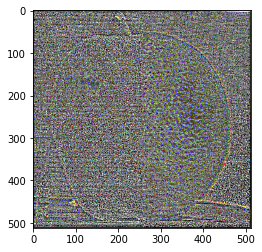
#> input picture Laplacian Blending/image/middle_mix.png, 262 x 252 px, given in place of orange.png, which was not available
$ jupyter execute --allow-errors Laplacian_Blending.ipynb
#> lines starting #> are read from the running program, lines starting #| are printed output that depends on the picture; pictures that were not available may be replaced by others from this repository, and a replacement may not be noted
[cell 1]
import numpy as np
import scipy
from scipy import signal
import matplotlib.pyplot as plt
from PIL import Image

[cell 2]
'''
Script - Do Not Modify
'''
path = ""
# Import Images
orange = Image.open(path + 'orange.png')
#> orange is the input picture: PIL image 262x252 RGBA; mean R, G, B, A 146, 145.9, 143.7, 187
apple = Image.open(path + 'apple.png')
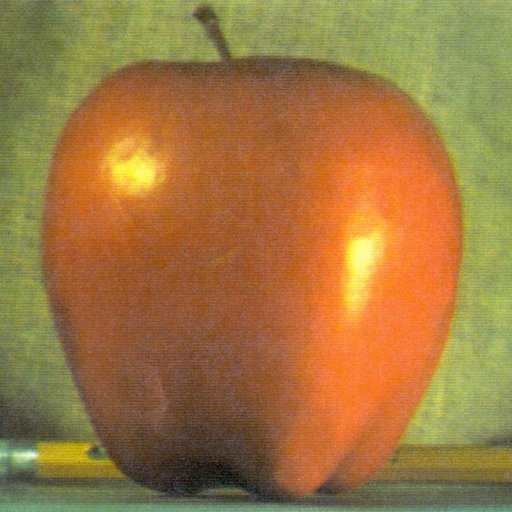
#> input picture Laplacian Blending/apple.png, 512 x 512 px
#> apple is the input picture: PIL image 512x512 RGB; mean R, G, B 159.1, 119.7, 64.8

# Input Image as Numpy Arrays
orange = np.array(orange)
apple = np.array(apple)
plt.imshow(orange)

[cell 3]
'''
Function - Do Not Modify

This function is provided to you to use in your solution. You should not modify
this function.
'''

def get_gaussian_kernel(size, sigma):
  """
  This function returns a gaussian kernel given size and sigma

  size - number of rows/ no. of cols
  sigma - standard deviation of the gaussian kernel required
  returns size * size
  """
  # DO NOT MODIFY
  kernel = np.fromfunction(lambda x, y: (1/(2*np.pi*sigma**2)) * np.e ** ((-1*((x-(size-1)/2)**2+(y-(size-1)/2)**2))/(2*sigma**2)), (size, size))
  kernel /= np.sum(kernel)

  return kernel

[cell 4]
'''
Function - Modify

Fill in the expand function
'''

def expand(input_image):
    """
    This function returns The image after the expand operation

    Input:
    input_image: (m x n x 1)/(m x n x 3)  - The input image (numpy array)

    Output-
    output - (2m x 2n x 1)/(2m x 2n x 3)  - The output image (numpy array)

    Some Important Notes:
    - Keep in mind the 3rd dimension of image can either be 1 or 3 so avoid
        hard coding values. It is a good practice to take most of the data from
        the inputs (eg. input_image.shape[2])
    - You can use the helper function 'get_gaussian_kernel' provided above in
        your program
    """

    # 1) Create the expanded image.
    #    The new image should be twice the size of the original image.
    #    So, for an n x n image you will create an empty 2n x 2n image
    #    Fill every second row and column with the rows and columns of the original
    #    image
    #    i.e., 1st row of I -> 1st row of expanded image
    #          2nd row of I -> 3rd row of expanded image
    #          3rd row of I -> 5th row of expanded image, and so on

    # IMPLEMENT THIS FUNCTION HERE
    # 2) Create a Gaussian kernel of size 5x5 and standard deviation equal to 1

    # IMPLEMENT THIS FUNCTION HERE
    G = get_gaussian_kernel(5, 1)

    dim = input_image.shape[2]
#> dim = 4
    output = np.zeros((int(2 * input_image.shape[0]), int(2 * input_image.shape[1]),dim))

    # 3) Convolve the input image with the filter kernel
    for i in range(dim):
      output[::2, ::2, i] = input_image[:,:,i]
      output[:, :, i] = 4 * signal.convolve2d(output[:, :, i], G, boundary='fill', mode='same')
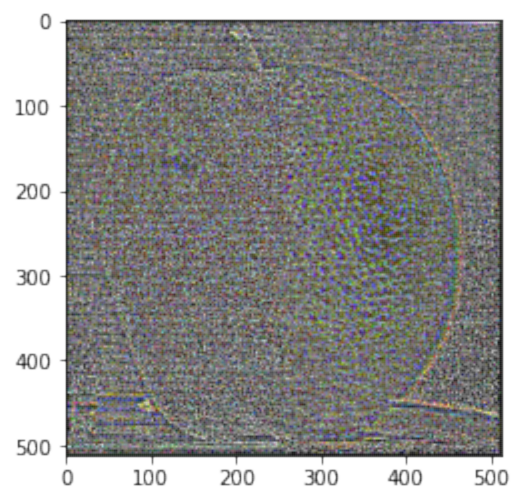
#> output: shape (504, 524, 4) float64; mean R, G, B, A 145.3, 145.2, 143, 187; transparent parts drawn white
    #    Remember to multiply the output of the filtering with a factor of 4

    return output

[cell 5]
## Test ##
orange_image = expand(orange)
plt.imshow(orange_image.astype(np.uint8))
orange_pil_image = Image.fromarray(orange_image.astype(np.uint8))
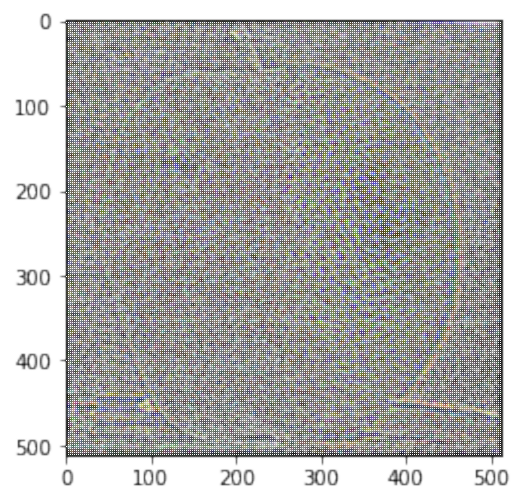
#> orange_pil_image: PIL image 524x504 RGBA; mean R, G, B, A 131.1, 130.9, 128.7, 140.7; transparent parts drawn white
orange_pil_image.save(path + 'orange_expanded.png')
#> (the rest of this cell did not finish here and is left out)

[cell 6]
'''
Function - Modify

Fill in the reduce function
'''
def reduce(input_image):

  """
  This funcion returns the image after gaussian blurring and subsampling
  Input-
    input_image: (m x n x 1)/(m x n x 3)  - The input image (numpy array)

  Output-
    output - (m/2 x n/2 x 1)/(m/2 x n/2 x 3)  - The output image (numpy array)

  Some Important Notes:
   - Keep in mind the 3rd dimension of image can either be 1 or 3 so avoid
     hard coding values. It is a good practice to take most of the data from
     the inputs (eg. input_image.shape[2])
   - You can use the helper functions 'get_gaussian_kernel' provided above in
     your program
  """
  # 1) Create a Gaussian kernel of size 5x5 and
  #   standard deviation equal to 1
  G = get_gaussian_kernel(5, 1)

  # IMPLEMENT THIS FUNCTION HERE
  dim = input_image.shape[2]
#> dim = 3
  output = np.zeros((int(input_image.shape[0] / 2), int(input_image.shape[1] / 2),dim))
  for i in range(dim):
    input_blur = signal.convolve2d(input_image[:,:,i], G, boundary='fill', mode='same')
    output[:,:,i] = input_blur[::2, ::2]
#> this loop made 3 passes
#> pass 1, in reduce, `input_blur = signal.convolve2d(input_image[:,:,i], G, boundary='fill',..`:
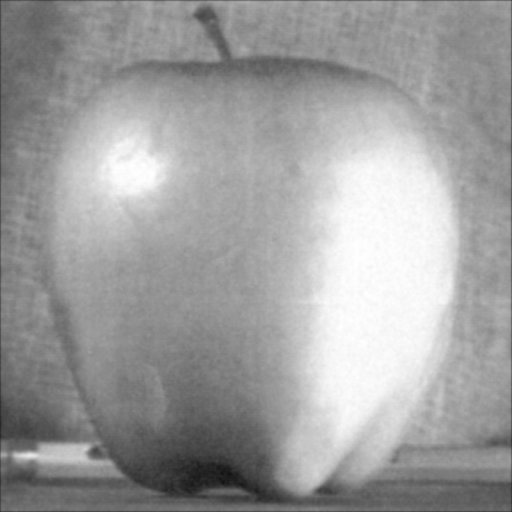
#> input_blur: shape (512, 512) float64; min 19.02, max 254.8, mean 158.7
#> pass 2, in reduce, `input_blur = signal.convolve2d(input_image[:,:,i], G, boundary='fill',..`:
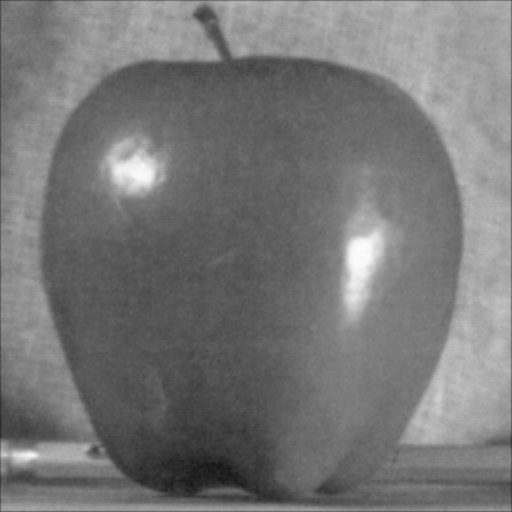
#> input_blur: shape (512, 512) float64; min 21.46, max 254, mean 119.2
#> pass 3, in reduce, `input_blur = signal.convolve2d(input_image[:,:,i], G, boundary='fill',..`:
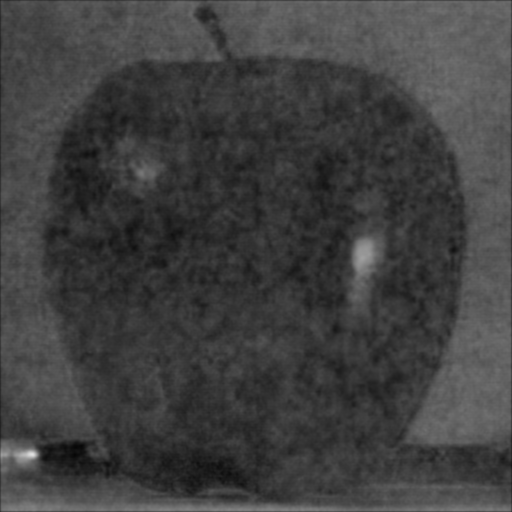
#> input_blur: shape (512, 512) float64; min 7.48, max 225.5, mean 64.5

  # 2) Convolve the input image with the filter kernel
  #    Tip: Use the default settings of imfilter

  # IMPLEMENT THIS FUNCTION HERE

  # 3) Subsample the image by a factor of 2
  #   i.e., keep only 1st, 3rd, 5th, .. rows and columns

  # IMPLEMENT THIS FUNCTION HERE

  return output

[cell 7]
## Test ##
apple_image = reduce(apple)
#> (the rest of this cell did not finish here and is left out)

[cell 8]
'''
Function - Modify

Fill in the gaussian_pyramid function to return the appropriate output
'''

def gaussian_pyramid(input_image, depth):
  """
  This function returns the gaussian pyramid of the input image according to
  the number of depth levels

  Input:
  input_image: (m x n x 3)/(m x n x 1) the input image
  depth: number of levels of the Gaussian pyramid

  Output:
  A numpy object array containing all the levels of the Gaussian pyramid
  Please follow the instructions to fill in the missing commands.
  """
#> called with depth = 5
  gaussian_pyramid = np.empty((depth), dtype=object)

  # IMPLEMENT THIS FUNCTION HERE
  for i in range(depth):
    # reduce
    if i == 0:
      gaussian_pyramid[i] = input_image
    else:
      reduced = reduce(source)
      gaussian_pyramid[i] = reduced
    source = gaussian_pyramid[i]
#> this loop made 3 passes
#> pass 2, in gaussian_pyramid, `reduced = reduce(source)`:
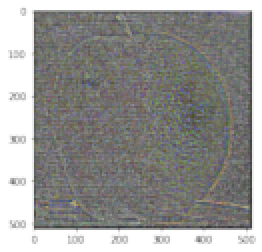
#> reduced: shape (126, 131, 4) float64 (shown 2 times larger); mean R, G, B, A 144.6, 144.5, 142.3, 187; transparent parts drawn white

  return gaussian_pyramid

[cell 9]
## Test ##
orange = Image.open(path + 'orange.png')
orange = np.array(orange)

# Depth Levels of the Gaussian Pyramids
depth = 5

#> (the rest of this cell did not finish here and is left out)

[cell 10]
'''
Function - Modify

Fill in the laplacian_pyramid function to return the appropriate output
'''

def laplacian_pyramid(input_image, depth):
    """
    This function returns the laplacian pyramid of the input image according to
    the number of depth levels

    Input:
    input_image: (m x n x 1)/(m x n x 3) the input image
    depth: number of levels of the Laplacian pyramid
    Output:
    L: a numpy object array containing all the levels of the Laplacian pyramid
    """

    # Please follow the instructions to fill in the missing commands.

    lp = np.empty((depth), dtype=object)

    # 1) Create a Gaussian pyramid
    # Use the function you already created.
    gp = gaussian_pyramid(input_image, depth)
    for i in range(depth):
      if i == depth - 1:
        lp[i] = gp[i]
      else:
        lp[i] = gp[i] - expand(gp[i + 1])
    # IMPLEMENT THIS FUNCTION HERE

    # 2) Create a pyramid, where each level is the corresponding level of
    # the Gaussian pyramid minus the expanded version of the next level of
    # the Gaussian pyramid.
    # Remember that the last level of the Laplacian pyramid is the same as
    # the last level of the Gaussian pyramid.

    # IMPLEMENT THIS FUNCTION HERE

    return lp

[cell 11]
## Test ##
orange = Image.open(path + 'orange.png')
orange = np.array(orange)

# Depth Levels of the Gaussian Pyramids
depth = 5

#> (the rest of this cell did not finish here and is left out)

[cell 12]
'''
Function - Modify

Fill in the combine function to return the appropriate output
'''

# [32 lines left out: function combine, not called in this run]

[cell 13]
## Test ##
# Input Images
orange = Image.open(path + 'orange.png')
orange = np.array(orange)
apple = Image.open(path + 'apple.png')
apple = np.array(apple)

black_and_white = np.zeros((512,512, 1), dtype=float)
black_and_white[:,257:512, :]=1

# depth of the pyramids
depth = 5

# 1) we build the Laplacian pyramids of the two images
#> (the rest of this cell did not finish here and is left out)

Lapple = laplacian_pyramid(apple,depth)

# 2) we build the Gaussian pyramid of the selected region
Gblack_and_white = gaussian_pyramid(black_and_white,depth)


# 3) we combine the two pyramids using the nodes of GR as weights
LS = combine(Lorange, Lapple, Gblack_and_white)
plt.imshow(LS[0].astype(np.uint8))
combine_output = np.load(path +'combine_output.npy')
assert np.allclose(combine_output, LS[4])

[cell 14]
# [24 lines left out: function collapse, not called in this run]

[cell 15]
## Test ##
# Input Images
orange = Image.open(path +'orange.png')
orange = np.array(orange)
apple = Image.open(path +'apple.png')
apple = np.array(apple)

# Used to define the way we are merging the two images
black_and_white = np.zeros((512,512, 1), dtype=float)
black_and_white[:,257:512, :]=1

# depth of the pyramids
depth = 5

# 1) we build the Laplacian pyramids of the two images
#> (the rest of this cell did not finish here and is left out)
